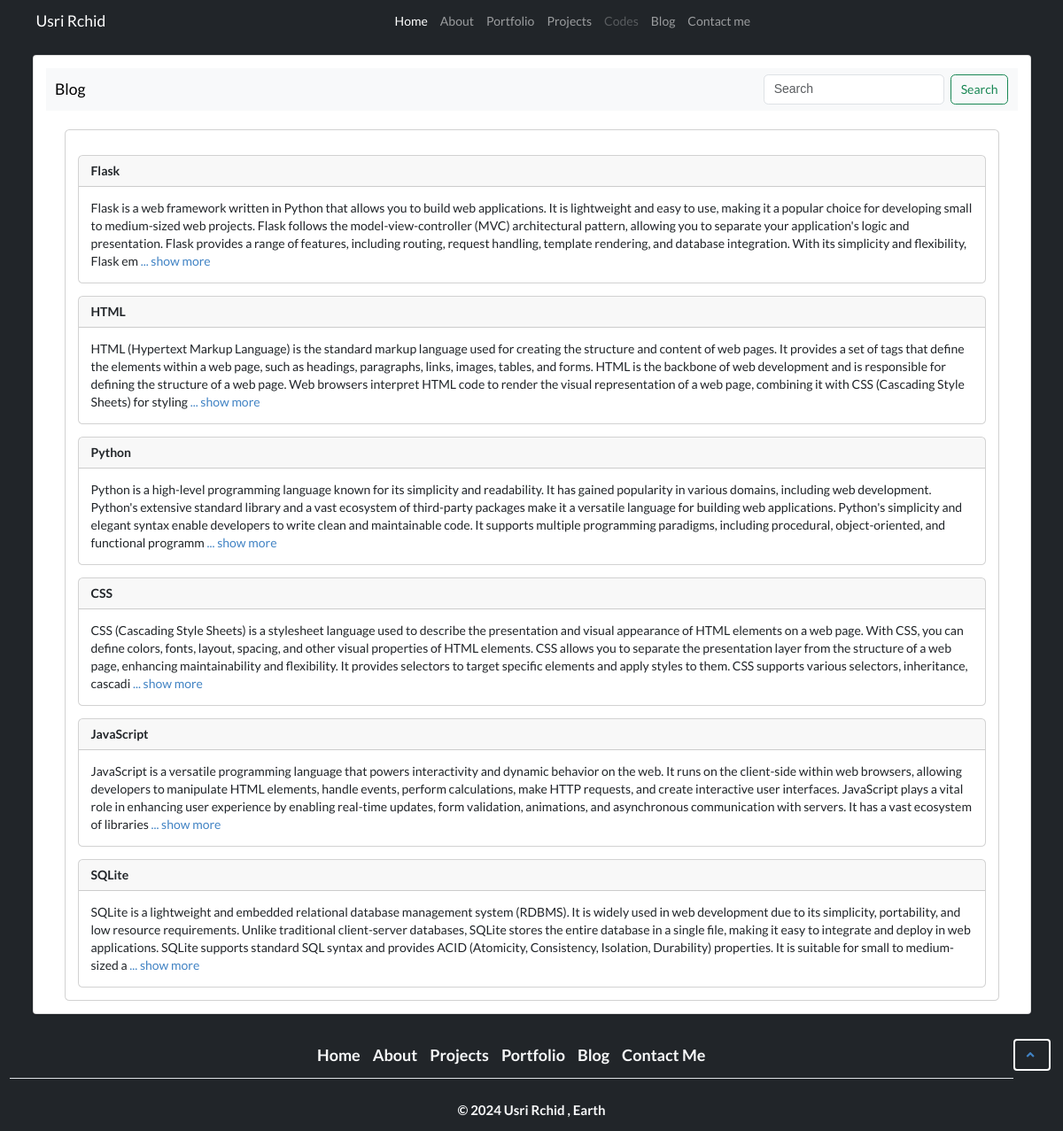
Page /blog on the committed database.
### tables this page shows
CREATE TABLE posts(id INTEGER PRIMARY KEY AUTOINCREMENT,title TEXT, post TEXT);

### app.py (the view)
@app.route('/blog', methods=['GET', 'POST'])
def blog():
    db = sqlite3.connect('posts.db')
    cursor = db.cursor()
    if request.method == 'POST':
        search_query = request.form.get('q')
        if search_query:
            cursor.execute("SELECT * FROM posts WHERE title LIKE ? OR post LIKE ?",
                           ('%' + search_query + '%', '%' + search_query + '%'))
        else:
            cursor.execute('SELECT * FROM posts')
    elif request.method == 'GET':
        search_query = request.args.get('q')
        if search_query:
            cursor.execute("SELECT * FROM posts WHERE title LIKE ? OR post LIKE ?",
                           ('%' + search_query + '%', '%' + search_query + '%'))
        else:
            cursor.execute('SELECT * FROM posts')
    data = cursor.fetchall()
    db.close()
    if not data and search_query:
        message = 'No results found for "{}"'.format(search_query)
    else:
        message = ''
    return render_template('blog.html', posts=data, search_query=search_query, message=message)

### templates/blog.html (shortened to what this page needs)
{% extends 'base.html' %}
{% block content %}
<nav class="navbar navbar-light bg-light">
    <div class="container-fluid">
        <a class="navbar-brand">Blog </a>
        <form class="d-flex" action="/blog" method="POST">
            <input class="form-control me-2" type="search" placeholder="Search" aria-label="Search" name="q">
            <button class="btn btn-outline-success" type="submit" value="Search">Search</button>
        </form>
    </div>
</nav>
<div class="container-fluid">
    <div class="container">
        <div class="row">
            <div class="col">
                <div class="card mt-4">
                    <div class="card-body">
                        {% if message %}
                        <div class="alert alert-warning alert-dismissible fade show m-2" role="alert">
                            <p>{{ message }}</p>
                            <button type="button" class="btn-close" data-bs-dismiss="alert" aria-label="Close"
                                onclick="redirectToBlog()"></button>
                        </div>
                        {% else %}
                        {% for post in posts %}
                        <div class="card mt-3">
                            <div class="card-header">
                                <div class="row">
                                    <div class="col"><strong>{{post[1]}}</strong></div>
                                </div>
                            </div>
                            <div class="card-body">
                                {{post[2][0:500]}}
                                <a href="/post/{{post[0]}}">... show more</a>
                            </div>
                        </div>
                        {% endfor %}
                        {% endif %}
                    </div>
                </div>
            </div>
        </div>
    </div>
</div>
{% endblock %}

### templates/base.html (shortened to what this page needs)
<!doctype html>
<html lang="en">
<head>
    <link href="https://cdn.jsdelivr.net/npm/bootstrap@5.3.3/dist/css/bootstrap.min.css" rel="stylesheet"
>
    <link rel="stylesheet" href="https://cdn.jsdelivr.net/npm/semantic-ui@2.5.0/dist/semantic.min.css">
    <link href="https://cdnjs.cloudflare.com/ajax/libs/semantic-ui/2.4.1/semantic.min.css" rel="stylesheet" />
</head>
<body class="d-flex flex-column min-vh-100 bg-dark ">
    <header>
        {% include 'navbar.html' %}
    </header>
    <div class="ui segment  container">
        {% block content%}
        {% endblock %}
    </div>
    <footer class="mt-auto mb-0">
        {% include 'footer.html' %}
    </footer>
</body>
</html>

### templates/navbar.html (shortened to what this page needs)
<nav class="navbar navbar-expand-md navbar-dark bg-dark">
    <div class="container">
        <a class="navbar-brand" href="/">Usri Rchid</a>
        <div class="collapse navbar-collapse justify-content-md-center" id="navbarCollapse">
            <ul class="navbar-nav">
                <li class="nav-item">
                    <a class="nav-link active" aria-current="page" href="/">Home</a>
                </li>
                <li class="nav-item">
                    <a class="nav-link" href="/about">About</a>
                </li>
                <li class="nav-item">
                    <a class="nav-link" href="/portfolio">Portfolio</a>
                </li>
                <li class="nav-item">
                    <a class="nav-link" href="/projects">Projects</a>
                </li>
                <li class="nav-item">
                    <a class="nav-link disabled" aria-disabled="true">Codes</a>
                </li>
                <li class="nav-item">
                    <a class="nav-link" href="/blog">Blog</a>
                </li>
                <li class="nav-item">
                    <a class="nav-link" href="contact">Contact me</a>
                </li>
            </ul>
        </div>
    </div>
</nav>

### templates/footer.html
<div class=" container-fluid  fixed bg-dark py-3 ">
    <p class="float-end  ml-3">
        <button class=" ui icon inverted button"><a class="ui  text-decoration-none" href="#"><i
                    class="angle up icon"></i></a></button>
    </p>
    <ul class="nav justify-content-center border-bottom pb-2 mb-2   ">
        <li class="nav-item"><a href="/" class="nav-link px-2 text-light text-decoration-none">
                <h3>Home</h3>
            </a></li>
        <li class="nav-item"><a href="/about" class="nav-link px-2 text-light text-decoration-none">
                <h3>About</h3>
            </a></li>
        <li class="nav-item"><a href="/projects" class="nav-link px-2 text-light text-decoration-none">
                <h3>Projects</h3>
            </a></li>
        <li class="nav-item"><a href="/portfolio" class="nav-link px-2 text-light text-decoration-none">
                <h3> Portfolio</h3>
            </a></li>
        <li class="nav-item" aria-disabled="true"><a href="blog" class="nav-link px-2 text-light text-decoration-none">
                <h3>Blog</h3>
            </a></li>
        <li class="nav-item"><a href="contact" class="nav-link px-2 text-light text-decoration-none">
                <h3>Contact Me</h3>
            </a></li>
    </ul>
    <p class="ui small header text-center text-light bg-dark ">&copy; 2024 Usri Rchid
        , Earth</p>
</div>

### rows in the picture
posts: title "Flask", post "Flask is a web framework written in Python that allows you to build web applications. It is lightweight and easy to use, making it a popular choice for developing small to medium-sized web projects. Flask follows the model-view-controller (MVC) architectural pattern, allowing you to separate your application's logic and presentation. Flask provides a range of features, including routing, request handling, template rendering, and database integration. With its simplicity and flexibility, Flask em"
posts: title "HTML", post "HTML (Hypertext Markup Language) is the standard markup language used for creating the structure and content of web pages. It provides a set of tags that define the elements within a web page, such as headings, paragraphs, links, images, tables, and forms. HTML is the backbone of web development and is responsible for defining the structure of a web page. Web browsers interpret HTML code to render the visual representation of a web page, combining it with CSS (Cascading Style Sheets) for styling"
posts: title "Python", post "Python is a high-level programming language known for its simplicity and readability. It has gained popularity in various domains, including web development. Python's extensive standard library and a vast ecosystem of third-party packages make it a versatile language for building web applications. Python's simplicity and elegant syntax enable developers to write clean and maintainable code. It supports multiple programming paradigms, including procedural, object-oriented, and functional programm"
posts: title "CSS", post "CSS (Cascading Style Sheets) is a stylesheet language used to describe the presentation and visual appearance of HTML elements on a web page. With CSS, you can define colors, fonts, layout, spacing, and other visual properties of HTML elements. CSS allows you to separate the presentation layer from the structure of a web page, enhancing maintainability and flexibility. It provides selectors to target specific elements and apply styles to them. CSS supports various selectors, inheritance, cascadi"
posts: title "JavaScript", post "JavaScript is a versatile programming language that powers interactivity and dynamic behavior on the web. It runs on the client-side within web browsers, allowing developers to manipulate HTML elements, handle events, perform calculations, make HTTP requests, and create interactive user interfaces. JavaScript plays a vital role in enhancing user experience by enabling real-time updates, form validation, animations, and asynchronous communication with servers. It has a vast ecosystem of libraries"
posts: title "SQLite", post "SQLite is a lightweight and embedded relational database management system (RDBMS). It is widely used in web development due to its simplicity, portability, and low resource requirements. Unlike traditional client-server databases, SQLite stores the entire database in a single file, making it easy to integrate and deploy in web applications. SQLite supports standard SQL syntax and provides ACID (Atomicity, Consistency, Isolation, Durability) properties. It is suitable for small to medium-sized a"
